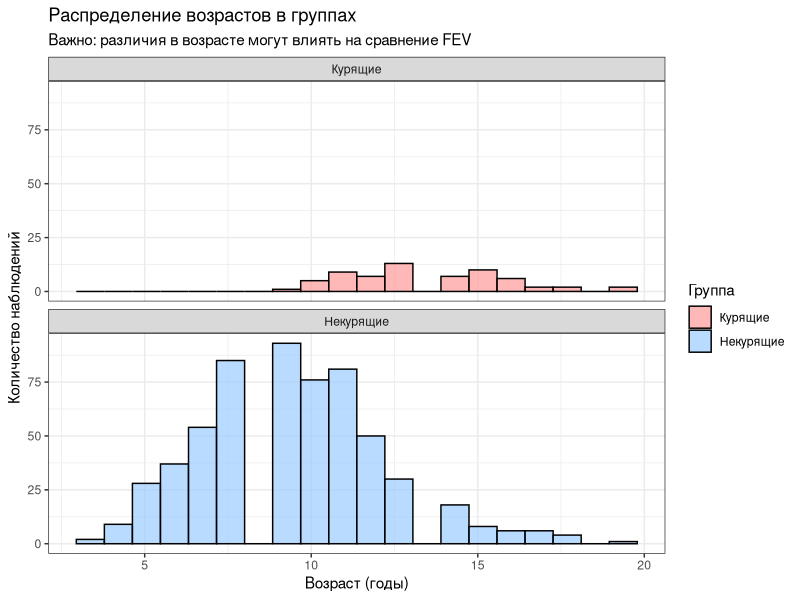
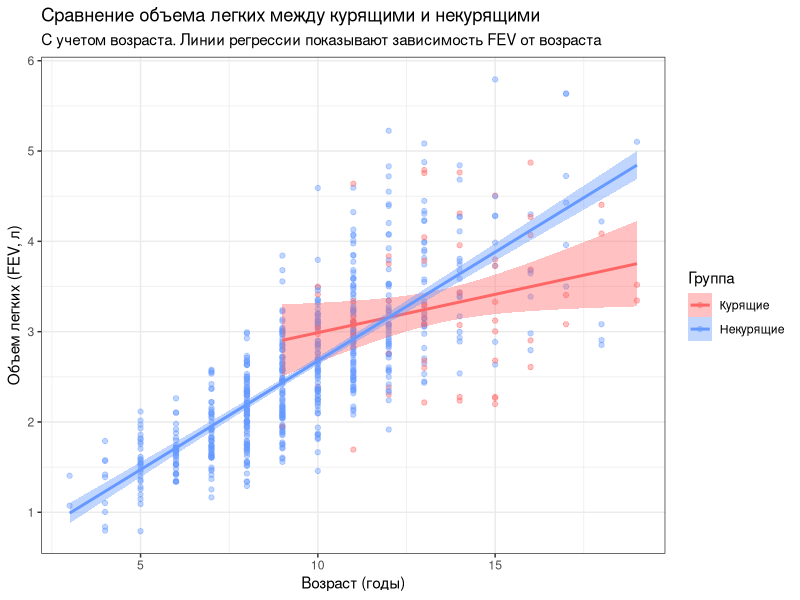
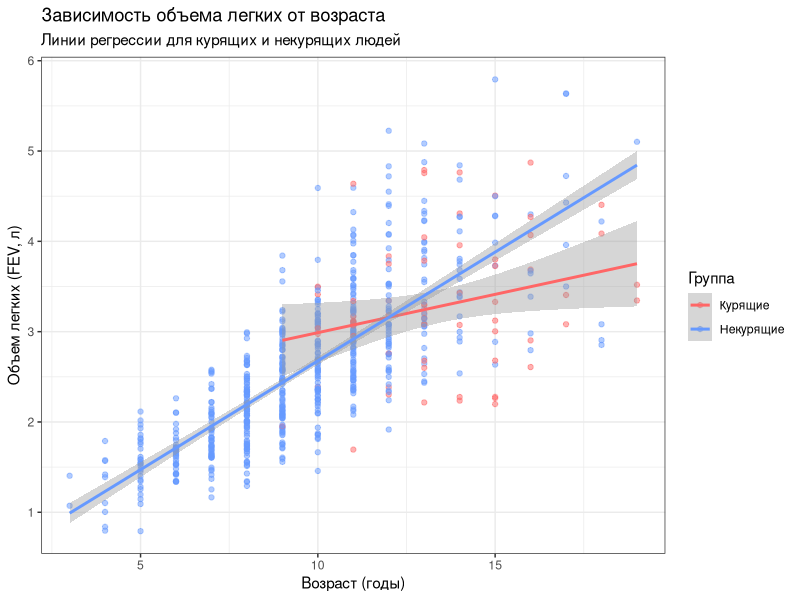

Generate these figures, in order, with R:
## ---- chunk 1
library(knitr)
opts_chunk$set(echo = FALSE, message = FALSE, warning = FALSE,
               fig.width = 6, fig.height = 4, out.width = "80%", out.height = "80%")

# Настройка размера шрифта для таблиц в Word
options(knitr.table.format = "pandoc")
## ---- chunk 2
# ==================================================================
# Загрузка и подготовка данных
# ==================================================================

# Загружаем необходимые пакеты
library(readxl)
library(dplyr)
library(ggplot2)
library(knitr)
library(broom)
library(tidyr)

# ==================================================================
# Читаем данные из файла fev.xls
# ==================================================================

fev <- read_excel("Data/fev.xls",
                  sheet = "tidy_data",
                  col_names = TRUE,
                  na = "NA",
                  skip = 1)

# ==================================================================
# Проверка структуры данных
# ==================================================================

# Смотрим имена переменных
names(fev)

# Проверяем структуру датафрейма
str(fev)

# Первые строки данных
head(fev)

# ==================================================================
# Проверка пропущенных значений
# ==================================================================

# Подсчитываем количество пропущенных значений по переменным
colSums(is.na(fev))

# Общее количество строк с пропущенными значениями
sum(!complete.cases(fev))

# ==================================================================
# Обработка данных
# ==================================================================

# Преобразуем переменные Sex и Smoker в факторы
fev <- fev %>%
  mutate(Sex = factor(Sex),
         Smoker = factor(Smoker))

# Удаляем строки с пропущенными значениями
fev <- fev %>%
  filter(complete.cases(.))

# Проверяем структуру после обработки
str(fev)
summary(fev)
## ---- chunk 3
# ==================================================================
# Описательная статистика по группам
# ==================================================================

# Вычисляем описательную статистику по группам (курящие/некурящие)
desc_stats <- fev %>%
  group_by(Smoker) %>%
  summarise(
    n = n(),
    Mean = mean(FEV, na.rm = TRUE),
    SD = sd(FEV, na.rm = TRUE),
    Median = median(FEV, na.rm = TRUE),
    Min = min(FEV, na.rm = TRUE),
    Max = max(FEV, na.rm = TRUE),
    Q1 = quantile(FEV, probs = 0.25, na.rm = TRUE),
    Q3 = quantile(FEV, probs = 0.75, na.rm = TRUE),
    .groups = "drop"
  )

# Округляем значения для таблицы
desc_stats_table <- desc_stats %>%
  mutate(
    Mean = round(Mean, 2),
    SD = round(SD, 2),
    Median = round(Median, 2),
    Min = round(Min, 2),
    Max = round(Max, 2),
    Q1 = round(Q1, 2),
    Q3 = round(Q3, 2)
  )

# Переименовываем столбцы для читаемости
colnames(desc_stats_table) <- c("Группа", "n", "Среднее", "Ст. откл.", 
                                 "Медиана", "Мин", "Макс", "Q1", "Q3")

# Выводим таблицу
kable(desc_stats_table, caption = "Таблица 1. Описательная статистика объема легких (FEV, л) по группам", format = "pandoc")
## ---- chunk 4
# ==================================================================
# Анализ распределения возрастов в группах
# ==================================================================

# Проверяем распределение возрастов в группах
age_distribution <- fev %>%
  group_by(Smoker) %>%
  summarise(
    n = n(),
    mean_age = round(mean(Age), 1),
    median_age = round(median(Age), 1),
    min_age = min(Age),
    max_age = max(Age),
    sd_age = round(sd(Age), 1),
    .groups = "drop"
  )

# Создаем график распределения возрастов
plot_age_distribution <- fev %>%
  ggplot(aes(x = Age, fill = Smoker)) +
  geom_histogram(bins = 20, alpha = 0.7, position = "identity", color = "black") +
  theme_bw() +
  labs(
    title = "Распределение возрастов в группах",
    subtitle = "Важно: различия в возрасте могут влиять на сравнение FEV",
    x = "Возраст (годы)",
    y = "Количество наблюдений",
    fill = "Группа"
  ) +
  scale_fill_manual(values = c("Current" = "#ff9999", "Non" = "#99ccff"),
                    labels = c("Current" = "Курящие", "Non" = "Некурящие")) +
  facet_wrap(~Smoker, ncol = 1, labeller = labeller(Smoker = c("Current" = "Курящие", "Non" = "Некурящие")))

# Показываем график
plot_age_distribution

# Выводим таблицу распределения возрастов
kable(age_distribution, caption = "Таблица 1a. Распределение возрастов в группах", format = "pandoc")
## ---- chunk 5
# ==================================================================
# Визуализация различий FEV между группами с учетом возраста
# ==================================================================

# Создаем график FEV в зависимости от возраста для обеих групп
plot_fev_age_comparison <- fev %>%
  ggplot(aes(x = Age, y = FEV, color = Smoker, fill = Smoker)) +
  geom_point(alpha = 0.4) +
  geom_smooth(method = "lm", se = TRUE, linewidth = 1) +
  theme_bw() +
  labs(
    title = "Сравнение объема легких между курящими и некурящими",
    subtitle = "С учетом возраста. Линии регрессии показывают зависимость FEV от возраста",
    x = "Возраст (годы)",
    y = "Объем легких (FEV, л)",
    color = "Группа",
    fill = "Группа"
  ) +
  scale_color_manual(values = c("Current" = "#ff6666", "Non" = "#6699ff"),
                    labels = c("Current" = "Курящие", "Non" = "Некурящие")) +
  scale_fill_manual(values = c("Current" = "#ff6666", "Non" = "#6699ff"),
                    labels = c("Current" = "Курящие", "Non" = "Некурящие"))

# Показываем график
plot_fev_age_comparison

# Сохраняем график (закомментировано)
# ggsave("Pictures/Avakian_FEV_Age_Comparison.jpg", plot = plot_fev_age_comparison, 
#        width = 10, height = 6, dpi = 300)
## ---- chunk 6
# ==================================================================
# Статистический анализ с учетом возраста
# ==================================================================

# Проверяем средний возраст в группах
age_non <- fev %>% filter(Smoker == "Non") %>% pull(Age)
age_current <- fev %>% filter(Smoker == "Current") %>% pull(Age)
mean_age_non <- mean(age_non)
mean_age_current <- mean(age_current)
sd_age_non <- sd(age_non)
sd_age_current <- sd(age_current)

# Разделяем данные по группам
fev_non <- fev %>% filter(Smoker == "Non") %>% pull(FEV)
fev_current <- fev %>% filter(Smoker == "Current") %>% pull(FEV)

# Вычисляем средние FEV
mean_non <- mean(fev_non)
mean_current <- mean(fev_current)
diff_means <- mean_non - mean_current

# ==================================================================
# Анализ ковариации (ANCOVA) для учета возраста
# ==================================================================

# Строим модель ANCOVA: FEV ~ Age + Smoker
model_ancova <- lm(FEV ~ Age + Smoker, data = fev)
summary_ancova <- summary(model_ancova)
anova_ancova <- anova(model_ancova)

# Извлекаем скорректированные средние (adjusted means) для каждой группы
# при среднем значении возраста
mean_age_overall <- mean(fev$Age)

# Предсказанные значения при среднем возрасте для каждой группы
fev_non_adj <- predict(model_ancova, newdata = data.frame(Age = mean_age_overall, Smoker = "Non"))
fev_current_adj <- predict(model_ancova, newdata = data.frame(Age = mean_age_overall, Smoker = "Current"))
diff_means_adj <- fev_non_adj - fev_current_adj

# ==================================================================
# Сравнение по возрастным категориям
# ==================================================================

# Создаем возрастные категории
fev_age_cat <- fev %>%
  mutate(
    Age_category = case_when(
      Age < 12 ~ "8-11 лет",
      Age < 15 ~ "12-14 лет",
      Age < 18 ~ "15-17 лет",
      TRUE ~ "18+ лет"
    ),
    Age_category = factor(Age_category, levels = c("8-11 лет", "12-14 лет", "15-17 лет", "18+ лет"))
  )

# Сравнение по возрастным категориям
comparison_by_age <- fev_age_cat %>%
  group_by(Age_category, Smoker) %>%
  summarise(
    n = n(),
    mean_FEV = round(mean(FEV), 2),
    sd_FEV = round(sd(FEV), 2),
    .groups = "drop"
  ) %>%
  pivot_wider(names_from = Smoker, values_from = c(n, mean_FEV, sd_FEV), 
              names_sep = "_") %>%
  mutate(
    diff = round(mean_FEV_Non - mean_FEV_Current, 2)
  )

# Формируем таблицу сравнения по возрастным категориям
kable(comparison_by_age, 
      col.names = c("Возрастная категория", "n (Non)", "n (Current)", 
                    "Среднее FEV (Non)", "Среднее FEV (Current)",
                    "SD (Non)", "SD (Current)", "Разница"),
      caption = "Таблица 2. Сравнение FEV между группами по возрастным категориям", format = "pandoc")

# ==================================================================
# Результаты ANCOVA
# ==================================================================

# Формируем таблицу результатов ANCOVA
ancova_results <- data.frame(
  Параметр = c("Среднее FEV (некурящие, нескорректированное)", 
               "Среднее FEV (курящие, нескорректированное)",
               "Разница (нескорректированная)",
               "Среднее FEV (некурящие, скорректированное по возрасту)",
               "Среднее FEV (курящие, скорректированное по возрасту)",
               "Разница (скорректированная по возрасту)",
               "Эффект возраста (p-value)",
               "Эффект курения (p-value, скорректированный)"),
  Значение = c(
    round(mean_non, 3),
    round(mean_current, 3),
    round(diff_means, 3),
    round(fev_non_adj, 3),
    round(fev_current_adj, 3),
    round(diff_means_adj, 3),
    format(anova_ancova$`Pr(>F)`[1], scientific = TRUE, digits = 3),
    format(anova_ancova$`Pr(>F)`[2], scientific = TRUE, digits = 3)
  )
)

# Выводим таблицу результатов ANCOVA
kable(ancova_results, caption = "Таблица 3. Результаты анализа ковариации (ANCOVA) для сравнения FEV с учетом возраста", format = "pandoc")

# Извлекаем p-value для использования в тексте
p_value_age_effect <- anova_ancova$`Pr(>F)`[1]
p_value_smoker_effect <- anova_ancova$`Pr(>F)`[2]
## ---- chunk 7
# ==================================================================
# Построение линейных регрессионных моделей
# ==================================================================

# Разделяем данные на группы
fev_non_data <- fev %>% filter(Smoker == "Non")
fev_current_data <- fev %>% filter(Smoker == "Current")

# Строим модели регрессии для каждой группы
model_non <- lm(FEV ~ Age, data = fev_non_data)
model_current <- lm(FEV ~ Age, data = fev_current_data)

# Выводим результаты моделей
summary(model_non)
summary(model_current)

# Создаем scatter plot с линиями регрессии
plot_regression <- fev %>%
  ggplot(aes(x = Age, y = FEV, color = Smoker)) +
  geom_point(alpha = 0.5) +
  geom_smooth(method = "lm", se = TRUE, linewidth = 1) +
  theme_bw() +
  labs(
    title = "Зависимость объема легких от возраста",
    subtitle = "Линии регрессии для курящих и некурящих людей",
    x = "Возраст (годы)",
    y = "Объем легких (FEV, л)",
    color = "Группа"
  ) +
  scale_color_manual(values = c("Current" = "#ff6666", "Non" = "#6699ff"),
                    labels = c("Current" = "Курящие", "Non" = "Некурящие")) +
  theme(legend.position = "right")

# Показываем график
plot_regression

# Сохраняем график (закомментировано)
# ggsave("Pictures/Avakian_FEV_Age_Regression.jpg", plot = plot_regression,
#        width = 10, height = 6, dpi = 300)
## ---- chunk 8
# ==================================================================
# Таблица коэффициентов регрессии
# ==================================================================

# Извлекаем коэффициенты для некурящих
coef_non <- tidy(model_non, conf.int = TRUE) %>%
  mutate(Группа = "Некурящие") %>%
  select(Группа, term, estimate, conf.low, conf.high, p.value)

# Извлекаем коэффициенты для курящих
coef_current <- tidy(model_current, conf.int = TRUE) %>%
  mutate(Группа = "Курящие") %>%
  select(Группа, term, estimate, conf.low, conf.high, p.value)

# Объединяем результаты
coef_table <- bind_rows(coef_non, coef_current) %>%
  mutate(
    Коэффициент = case_when(
      term == "(Intercept)" ~ "Свободный член (β₀)",
      term == "Age" ~ "Возраст (β₁)"
    ),
    Оценка = round(estimate, 3),
    `95% ДИ нижняя` = round(conf.low, 3),
    `95% ДИ верхняя` = round(conf.high, 3),
    `p-value` = format(p.value, scientific = TRUE, digits = 3)
  ) %>%
  select(Группа, Коэффициент, Оценка, `95% ДИ нижняя`, `95% ДИ верхняя`, `p-value`)

# Выводим таблицу
kable(coef_table, caption = "Таблица 3. Коэффициенты линейной регрессии FEV от Age для курящих и некурящих", format = "pandoc")

# Извлекаем p-value из anova для использования в тексте
anova_non <- anova(model_non)
anova_current <- anova(model_current)
p_value_model_non <- anova_non$`Pr(>F)`[1]
p_value_model_current <- anova_current$`Pr(>F)`[1]

# Извлекаем p-value для коэффициента Age
p_value_age_non <- summary(model_non)$coefficients[2, 4]
p_value_age_current <- summary(model_current)$coefficients[2, 4]

# Создаем таблицу с характеристиками моделей
model_summary <- data.frame(
  Группа = c("Некурящие", "Курящие"),
  `R²` = c(round(summary(model_non)$r.squared, 3), 
           round(summary(model_current)$r.squared, 3)),
  `Скорректированный R²` = c(round(summary(model_non)$adj.r.squared, 3),
                              round(summary(model_current)$adj.r.squared, 3)),
  `F-статистика` = c(round(summary(model_non)$fstatistic[1], 2),
                     round(summary(model_current)$fstatistic[1], 2)),
  `p-value модели` = c(format(p_value_model_non, scientific = TRUE, digits = 3),
                       format(p_value_model_current, scientific = TRUE, digits = 3))
)

# Выводим таблицу характеристик моделей
kable(model_summary, caption = "Таблица 4. Характеристики регрессионных моделей", format = "pandoc")
